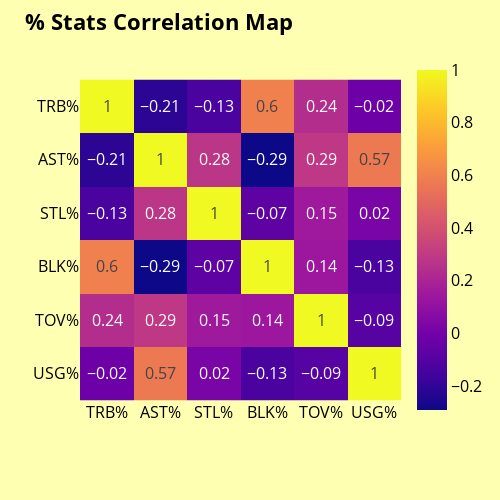

This figure's notebook cell:
### Code cell
corr_matrix = all_stats[cols].corr()
corr_matrix = corr_matrix.round(2)
fig = px.imshow(corr_matrix, x=cols, y=cols, text_auto=True)
fig.update_layout(width=500, height=500,
                  plot_bgcolor="#ffffb2",
                  paper_bgcolor="#ffffb2",
                  font_color="#000000",
                  font={
                        "color": "black",
                        "size": 16
                    },
                    title={
                        "text": "<b>% Stats Correlation Map</b>",
                        "font": {
                            "size": 22,
                            "color": "black",
                        },
                    })
fig.show()

### Figure 1 — Plotly figure (JSON) as saved in the notebook; plotly's stock layout.template omitted (floating-point values rounded to 4 significant figures)
{"data": [{"coloraxis": "coloraxis", "hovertemplate": "x: %{x}<br>y: %{y}<br>color: %{z}<extra></extra>", "name": "0", "texttemplate": "%{z}", "type": "heatmap", "x": ["TRB%", "AST%", "STL%", "BLK%", "TOV%", "USG%"], "xaxis": "x", "y": ["TRB%", "AST%", "STL%", "BLK%", "TOV%", "USG%"], "yaxis": "y", "z": [[1, -0.21, -0.13, 0.6, 0.24, -0.02], [-0.21, 1, 0.28, -0.29, 0.29, 0.57], [-0.13, 0.28, 1, -0.07, 0.15, 0.02], [0.6, -0.29, -0.07, 1, 0.14, -0.13], [0.24, 0.29, 0.15, 0.14, 1, -0.09], [-0.02, 0.57, 0.02, -0.13, -0.09, 1]]}], "layout": {"coloraxis": {"colorscale": [[0, "#0d0887"], [0.1111, "#46039f"], [0.2222, "#7201a8"], [0.3333, "#9c179e"], [0.4444, "#bd3786"], [0.5556, "#d8576b"], [0.6667, "#ed7953"], [0.7778, "#fb9f3a"], [0.8889, "#fdca26"], [1, "#f0f921"]]}, "font": {"color": "black", "size": 16}, "height": 500, "margin": {"t": 60}, "paper_bgcolor": "#ffffb2", "plot_bgcolor": "#ffffb2", "title": {"font": {"color": "black", "size": 22}, "text": "<b>% Stats Correlation Map</b>"}, "width": 500, "xaxis": {"anchor": "y", "constrain": "domain", "domain": [0, 1], "scaleanchor": "y"}, "yaxis": {"anchor": "x", "autorange": "reversed", "constrain": "domain", "domain": [0, 1]}}}
